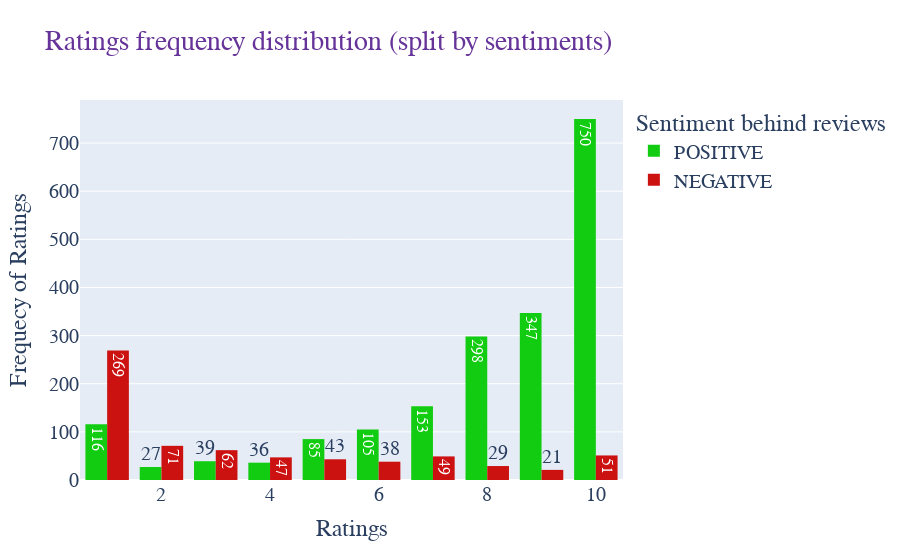

The code cell stored with this chart in its notebook:
### Code cell
fig = px.histogram(IDMB_cleaned, x='ratings', color='sentiment', barmode='group', hover_data=['ratings', 'sentiment'], category_orders={'sentiment': ['POSITIVE', 'NEGATIVE']}, color_discrete_sequence=['#11CC11', '#CC1111'],
             labels={'ratings': 'Ratings', 'sentiment': 'Sentiment behind reviews'}, title='Ratings frequency distribution (split by sentiments)', text_auto=True)
fig.update_layout(
    font_family="Arial",
    font_size=20,
    yaxis_title='Frequecy of Ratings',
    title_font_size=28,
    title_font_color="rebeccapurple",
)
fig.show()

### Figure 1 — Plotly figure (JSON) as saved in the notebook; plotly's stock layout.template omitted (floating-point values rounded to 4 significant figures; data arrays with more than 128 entries replaced by an {"elided": "..."} marker saying what was removed)
{"data": [{"alignmentgroup": "True", "bingroup": "x", "hovertemplate": "Sentiment behind reviews=POSITIVE<br>Ratings=%{x}<br>count=%{y}<extra></extra>", "legendgroup": "POSITIVE", "marker": {"color": "#11CC11", "pattern": {"shape": ""}}, "name": "POSITIVE", "offsetgroup": "POSITIVE", "orientation": "v", "showlegend": true, "texttemplate": "%{value}", "type": "histogram", "x": {"elided": "1956 int values"}, "xaxis": "x", "yaxis": "y"}, {"alignmentgroup": "True", "bingroup": "x", "hovertemplate": "Sentiment behind reviews=NEGATIVE<br>Ratings=%{x}<br>count=%{y}<extra></extra>", "legendgroup": "NEGATIVE", "marker": {"color": "#CC1111", "pattern": {"shape": ""}}, "name": "NEGATIVE", "offsetgroup": "NEGATIVE", "orientation": "v", "showlegend": true, "texttemplate": "%{value}", "type": "histogram", "x": {"elided": "680 int values"}, "xaxis": "x", "yaxis": "y"}], "layout": {"barmode": "group", "font": {"family": "Arial", "size": 20}, "legend": {"title": {"text": "Sentiment behind reviews"}, "tracegroupgap": 0}, "title": {"font": {"color": "rebeccapurple", "size": 28}, "text": "Ratings frequency distribution (split by sentiments)"}, "xaxis": {"anchor": "y", "domain": [0, 1], "title": {"text": "Ratings"}}, "yaxis": {"anchor": "x", "domain": [0, 1], "title": {"text": "Frequecy of Ratings"}}}}
